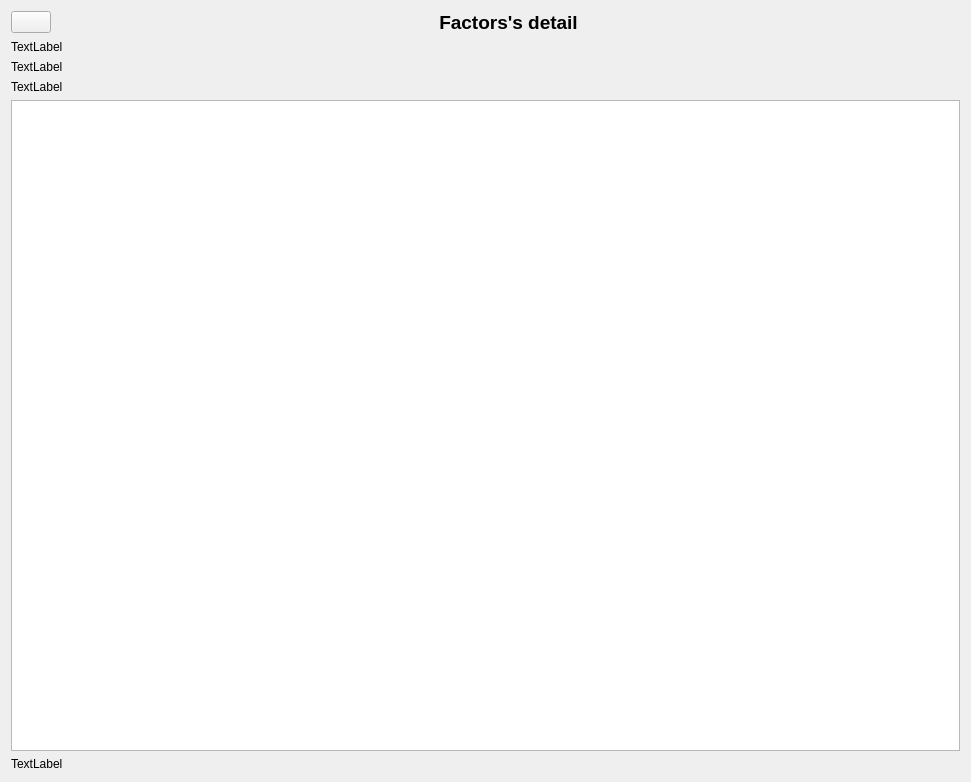
<?xml version="1.0" encoding="UTF-8"?>
<ui version="4.0">
 <class>Detail</class>
 <widget class="QWidget" name="Detail">
  <property name="geometry">
   <rect>
    <x>0</x>
    <y>0</y>
    <width>971</width>
    <height>782</height>
   </rect>
  </property>
  <property name="windowTitle">
   <string>Form</string>
  </property>
  <layout class="QVBoxLayout" name="verticalLayout">
   <item>
    <layout class="QHBoxLayout" name="horizontalLayout" stretch="0,1">
     <item>
      <widget class="QPushButton" name="retButton">
       <property name="text">
        <string/>
       </property>
       <property name="icon">
        <iconset resource="resource.qrc">
         <normaloff>:/return.png</normaloff>:/return.png</iconset>
       </property>
      </widget>
     </item>
     <item>
      <widget class="QLabel" name="mainlabel">
       <property name="font">
        <font>
         <pointsize>14</pointsize>
         <weight>75</weight>
         <bold>true</bold>
        </font>
       </property>
       <property name="text">
        <string>Factors's detail</string>
       </property>
       <property name="alignment">
        <set>Qt::AlignCenter</set>
       </property>
      </widget>
     </item>
    </layout>
   </item>
   <item>
    <widget class="QLabel" name="RecSenlabel">
     <property name="text">
      <string>TextLabel</string>
     </property>
    </widget>
   </item>
   <item>
    <widget class="QLabel" name="tydalabel">
     <property name="text">
      <string>TextLabel</string>
     </property>
    </widget>
   </item>
   <item>
    <widget class="QLabel" name="Desclabel">
     <property name="text">
      <string>TextLabel</string>
     </property>
    </widget>
   </item>
   <item>
    <widget class="QTableView" name="tableView"/>
   </item>
   <item>
    <widget class="QLabel" name="totallabel">
     <property name="text">
      <string>TextLabel</string>
     </property>
    </widget>
   </item>
  </layout>
 </widget>
 <resources>
  <include location="resource.qrc"/>
 </resources>
 <connections/>
</ui>
